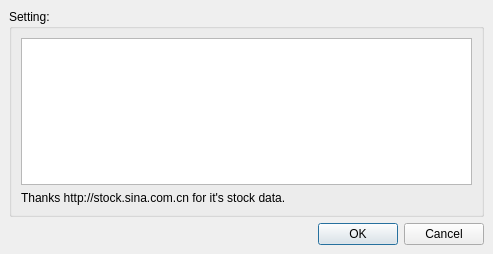
<ui version="4.0" >
 <class>tcSinaWebImportSourceDialog</class>
 <widget class="QDialog" name="tcSinaWebImportSourceDialog" >
  <property name="geometry" >
   <rect>
    <x>0</x>
    <y>0</y>
    <width>493</width>
    <height>254</height>
   </rect>
  </property>
  <property name="windowTitle" >
   <string>Sina Web Import Source Setting...</string>
  </property>
  <layout class="QVBoxLayout" >
   <property name="margin" >
    <number>9</number>
   </property>
   <property name="spacing" >
    <number>6</number>
   </property>
   <item>
    <widget class="QGroupBox" name="grp1" >
     <property name="title" >
      <string>Setting:</string>
     </property>
     <layout class="QVBoxLayout" >
      <property name="margin" >
       <number>9</number>
      </property>
      <property name="spacing" >
       <number>6</number>
      </property>
      <item>
       <widget class="QTableWidget" name="tbl1" />
      </item>
      <item>
       <widget class="QLabel" name="lbl1" >
        <property name="text" >
         <string>Thanks http://stock.sina.com.cn for it's stock data.</string>
        </property>
       </widget>
      </item>
     </layout>
    </widget>
   </item>
   <item>
    <widget class="QDialogButtonBox" name="buttonBox" >
     <property name="orientation" >
      <enum>Qt::Horizontal</enum>
     </property>
     <property name="standardButtons" >
      <set>QDialogButtonBox::Cancel|QDialogButtonBox::NoButton|QDialogButtonBox::Ok</set>
     </property>
    </widget>
   </item>
  </layout>
 </widget>
 <resources/>
 <connections>
  <connection>
   <sender>buttonBox</sender>
   <signal>accepted()</signal>
   <receiver>tcSinaWebImportSourceDialog</receiver>
   <slot>accept()</slot>
   <hints>
    <hint type="sourcelabel" >
     <x>248</x>
     <y>254</y>
    </hint>
    <hint type="destinationlabel" >
     <x>157</x>
     <y>274</y>
    </hint>
   </hints>
  </connection>
  <connection>
   <sender>buttonBox</sender>
   <signal>rejected()</signal>
   <receiver>tcSinaWebImportSourceDialog</receiver>
   <slot>reject()</slot>
   <hints>
    <hint type="sourcelabel" >
     <x>316</x>
     <y>260</y>
    </hint>
    <hint type="destinationlabel" >
     <x>286</x>
     <y>274</y>
    </hint>
   </hints>
  </connection>
 </connections>
</ui>
